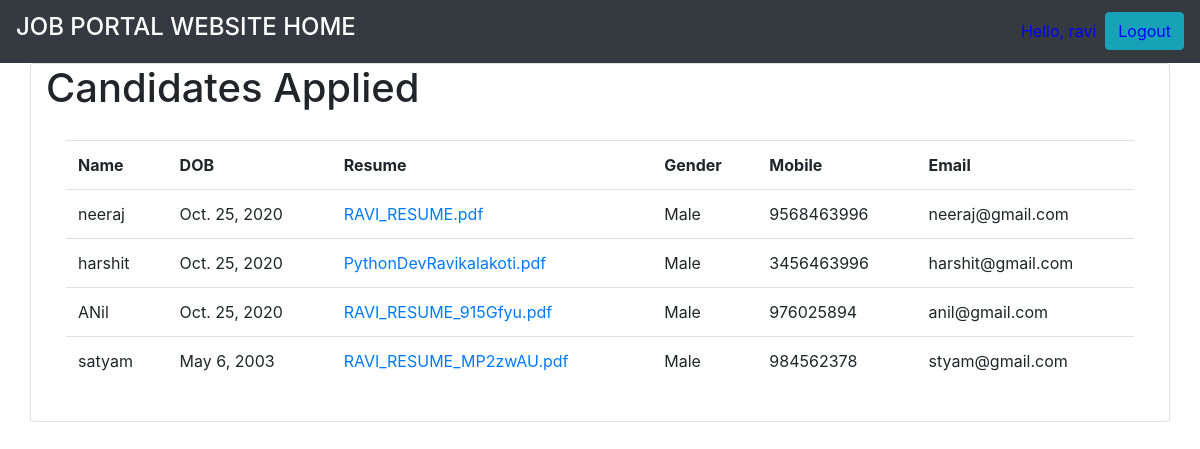
The app's page / (signed in) with its own data.
### JobPortal/models.py (models this page shows, shortened)
class Candidates(models.Model):
    category=(
        ('Male','male'),
        ('Female','female'),
        ('Other','other'),
    )
    name=models.CharField(max_length=200,null=True)
    dob=models.DateField(null=True)
    gender= models.CharField(max_length=200,null=True,choices=category)
    mobile= models.CharField(max_length=200,null=True)
    email= models.CharField(max_length=200,null=True)
    resume=models.FileField(null=True)
    company=models.ManyToManyField(Company,blank=True)

### JobPortal/views.py (the view)
# urls.py: path('',home,name='home'),
def home(request):
    if request.user.is_authenticated:
        candidates= Candidates.objects.all()
        context={
            'candidates':candidates,
        }
        return render(request,'hr.html',context)
    else:
        companies=Company.objects.all()
        context={
            'companies':companies,
        }
        return render(request,'Jobseeker.html',context)

### JobPortal/templates/hr.html
{% extends 'main.html' %}
{% load static%}
{% block content %}
<div class="container card">
    <h1>Candidates Applied</h1>
    <div class="card-body">
        <table class="table table-hover">
            <tr>
                <th>Name</th>
                <th>DOB</th>
                <th>Resume</th>
                <th>Gender</th>
                <th>Mobile</th>
                <th>Email</th>
            </tr>
            {% for c in candidates %}
                <tr>
                    <td>{{c.name}}</td>
                    <td>{{c.dob}}</td>
                    {% if c.resume %}
                    <td><a href='{{c.resume.url}}' download >{{c.resume}}</a></td>
                    {% else %}
                    <td>Not submitted</td>
                    {% endif %}
                    <td>{{c.gender}}</td>
                    <td>{{c.mobile}}</td>
                    <td>{{c.email}}</td>
                </tr>
            {% endfor %}
        </table>
    </div>
</div>
{% endblock %}

### JobPortal/templates/main.html (shortened to what this page needs)
<!DOCTYPE html>
<html lang="en">
<head>
    <link rel="stylesheet" href="https://stackpath.bootstrapcdn.com/bootstrap/4.5.0/css/bootstrap.min.css"0>
</head>
<body>
</body>
</html>
<head>
  </head>
  <nav class="navbar navbar-expand-lg navbar-dark bg-dark">
      <a class="navbar-brand" href="{% url 'home' %}"><h4 style="font-color:red;">JOB PORTAL WEBSITE HOME</h4>
      {% if request.user.is_authenticated %}
      <span class="user">Hello, {{request.user}}  &nbsp;</span>
      <span ><a  class="user btn btn-info" href ="{% url 'logout' %}"> Logout</a></span>
      {% else %}
          <span ><a class="user" href="{% url 'login' %}">Login</a></span>>
          <span ><a class="user" href="{% url 'register' %}">Register</a></span>>
      {% endif  %}
    </nav>
 {%block content%}
    {% endblock %}

### JobPortal/templates/main.html (style rules this page uses)
.user { color:blue; text-decoration: none; }

### records on screen
Candidates: name "neeraj", dob "Oct. 25, 2020", resume "RAVI_RESUME.pdf", gender "Male", mobile "9568463996", email "neeraj@gmail.com"
Candidates: name "harshit", dob "Oct. 25, 2020", resume "PythonDevRavikalakoti.pdf", gender "Male", mobile "3456463996", email "harshit@gmail.com"
Candidates: name "ANil", dob "Oct. 25, 2020", resume "RAVI_RESUME_915Gfyu.pdf", gender "Male", mobile "976025894", email "anil@gmail.com"
Candidates: name "satyam", dob "May 6, 2003", resume "RAVI_RESUME_MP2zwAU.pdf", gender "Male", mobile "984562378", email "styam@gmail.com"

### other values on screen
{{ request.user }} "ravi"
